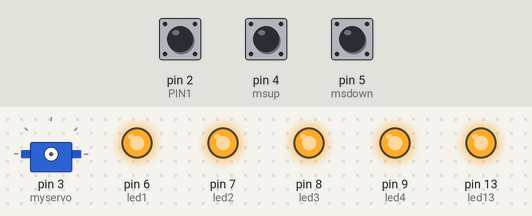
Bench run of a sketch on a simulated Arduino Uno, built with avr-gcc and run on an emulated ATmega328P. Parts: servo, output pins drawn as LEDs (lit = HIGH). Dashed ring = blinking. The inputs (shaded band) are chosen by the test bench; at power-on: pin 2 (PIN1) HIGH, pin 5 (msdown) HIGH, pin 4 (msup) HIGH.

Above: at 1.2 s.
1.3 s: pin 2 (PIN1) pulled LOW for 0.15 s
2.9 s: pin 5 (msdown) pulled LOW for 1 s
At 3.85 s:
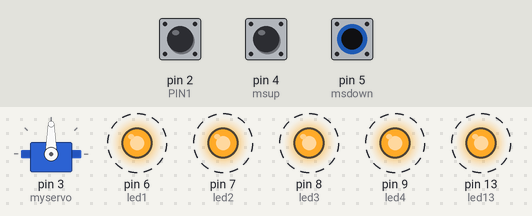
5.5 s: pin 5 (msdown) pulled LOW for 3.2 s
At 9.5 s:
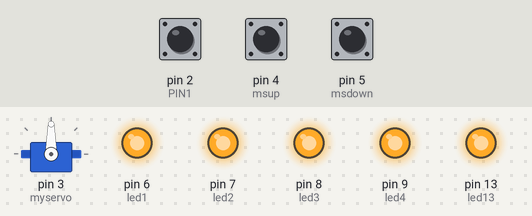
Timing chart, 0 to 11.0 s (numbered marks = the images above; inputs shaded):
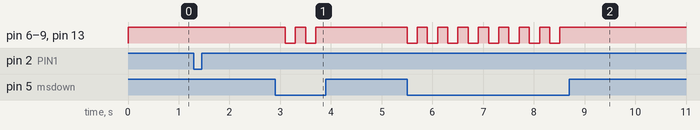

Measured:
- after the input at 2.9 s, pin 6 (led1), pin 7 (led2), pin 8 (led3), pin 9 (led4), pin 13 (led13): alternates HIGH for 0.20 s and LOW for 0.20 s, 4 changes in all, then stays HIGH, starting after 0.20 s
- after the input at 5.5 s, pin 6 (led1), pin 7 (led2), pin 8 (led3), pin 9 (led4), pin 13 (led13): alternates HIGH for 0.20 s and LOW for 0.20 s, 16 changes in all, then stays HIGH, starting at once

The sketch:

Servo.ino
```cpp
#include <Servo.h>          //Подключаем библиотеку для работы с SERVO
#include <PinChangeInt.h>   //Подключаем библиотеку для работы с прерываниями

// Определяем переменные RX
#define PIN1 2
#define PIN1dataReg PIND
#define pin1state (PIN1dataReg & (1 << PIN1))
volatile long pulseStart1; // pulse start time measured from millies in ISR for pin 1
volatile long pulseTime1; // pulse width time measured from millies in ISR for pin 1 <-- this is the output we require


Servo myservo;  // Создаем сервообъект для управления сервоприводом
int pos = 0;    // Переменная для хранения положения сервопривода


// Назначаем контакты микропереключателя
const int msdown = 5;
const int msup = 4;
int msdownstate = 0;
int msupstate = 0;


// Назначаем переменные для светодиодов
int led1 = 6;                    // выходной контакт для светодиода 1
int led2 = 7;                    // выходной контакт для светодиода 2
int led3 = 8;                    // выходной контакт для светодиода 3
int led4 = 9;                    // выходной контакт для светодиода 4
int led13 = 13;                  // встроенный светодиодный индикатор ARDUINO на случай, если другие не подключены
unsigned long time;              // holds current time for change of state
int flashtime = 400;             // Время вспышки светодиодов
boolean ledon = false;           // remembers start of LED
boolean movedown = true;         // safety feature
boolean moveup = true;           // safety feature


// The below procedure handles the pulse from the RX input
void handlePin1()
{
  if(pin1state)
    pulseStart1=micros(); // we got a positive edge
  else
    pulseTime1=micros()-pulseStart1; // Negative edge: get pulsewidth
}


// LED Control - very basic, can be expanded.
 void turnledoff() {
    digitalWrite(led1, LOW);
    digitalWrite(led2, LOW);
    digitalWrite(led3, LOW);
    digitalWrite(led4, LOW);
    digitalWrite(led13, LOW);
  }
  void turnledon() {
    digitalWrite(led1, HIGH);
    digitalWrite(led2, HIGH);
    digitalWrite(led3, HIGH);
    digitalWrite(led4, HIGH);
    digitalWrite(led13, HIGH);
}
  void flashled() {
      // LED Flash
  if (millis() - time > flashtime){
      time = millis();

      if (ledon){
        turnledoff();
        ledon = false;
      } else {
        turnledon();
        ledon = true;
      }

  }


  }


// Lets set everything up
void setup() {
 // initialize serial communication at 115200 bits per second so we can see whats going on:
  Serial.begin(115200);

  pinMode(PIN1, INPUT);          // Initialize rx input pin
  digitalWrite(PIN1, HIGH);      // Set the rx pin to High to start the counter
  PCintPort::attachInterrupt(PIN1, &handlePin1, CHANGE); // Attach the interrupt

  pinMode(led1, OUTPUT);         // Assign output mode to pin for LED 1
  pinMode(led2, OUTPUT);         // Assign output mode to pin for LED 2
  pinMode(led3, OUTPUT);         // Assign output mode to pin for LED 3
  pinMode(led4, OUTPUT);         // Assign output mode to pin for LED 4
  pinMode(led13, OUTPUT);         // Assign output mode to pin for LED 4


  pinMode(msup, INPUT);
  pinMode(msdown, INPUT);
  msupstate = digitalRead(msup);
  msdownstate = digitalRead(msdown);
  time = millis();               // Save current millis reading (this is a counter that always runs in milliseconds)
  turnledon();
 }


// Main Program
void loop() {

  msupstate = digitalRead(msup);
  msdownstate = digitalRead(msdown);
  // read the input channels


   if (pulseTime1 > 900 && pulseTime1 < 1300){ //legs down
   myservo.attach(3);
    pos = 0;
    moveup = true;
    if (msupstate == LOW){
      if (movedown){myservo.write(pos);}
    flashtime = 200;
    flashled();
    } else {
      movedown = false;
      myservo.detach();
      turnledon();
    }
   }
    if (pulseTime1 > 1299 && pulseTime1 < 1701){ //no movement
    myservo.detach();

    pos = 100;
   }

  if (pulseTime1 > 1700) { //legs up
  myservo.attach(3);
    pos = 180;
    movedown = true;
    if (msdownstate == LOW){
       if (moveup) {myservo.write(pos);}
    flashtime = 200;
    flashled();
    } else {
      moveup = false;
      turnledon();
      myservo.detach();
    }
  }

}
```
